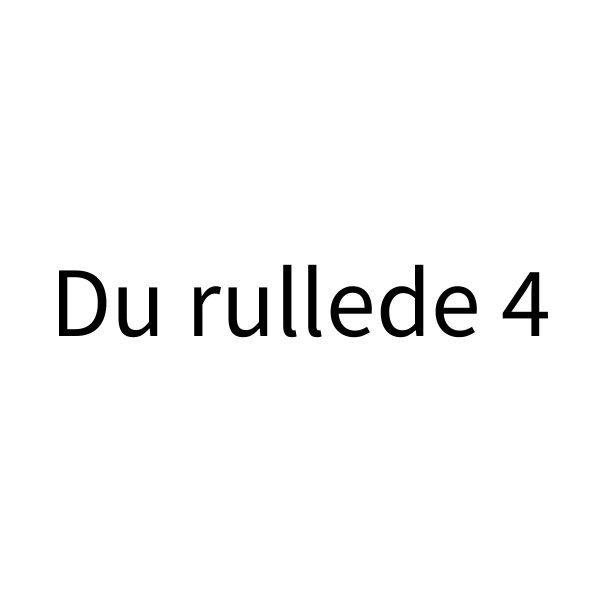
Frame 1 (no input)
Frame 60 (the mouse pressed at the canvas centre just before this capture): identical to frame 1, image omitted
Frame 120 (the mouse held since frame 60 and released just before this capture): identical to frame 1, image omitted

The Processing sketch that drew this single still picture (run headless with seeded random() and noise(); from frame 60 on, the mouse is pressed at the canvas centre):

// Processing sketch: dice
// ── dice.pde
int slag;
//This is the first die throw when you open the program
void setup(){
  size(600,600);
  background(255);
  
  slag = (int) random(1, 7);
  fill(0);
  textSize(100);
  textAlign(CENTER,CENTER);
  text("Du rullede "+slag,width/2,height/2);
}
//To keep listening
void draw(){
}
//This is the die throw everytime you press a key
void keyPressed(){
 slag = (int) random(1, 7);
 background(255);
  fill(0);
  textSize(100);
  textAlign(CENTER,CENTER);
  text("Du rullede "+slag,width/2,height/2);
}
